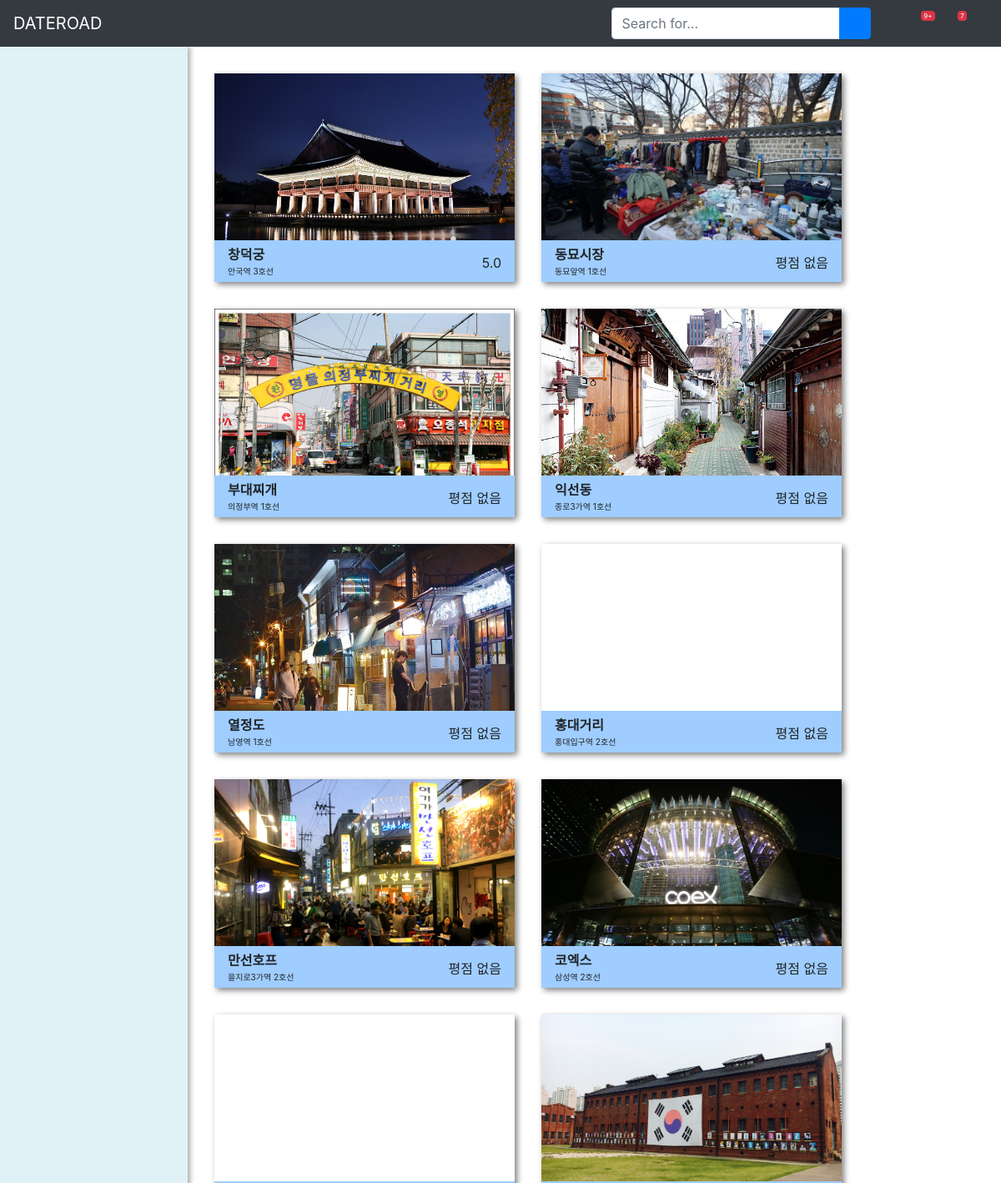
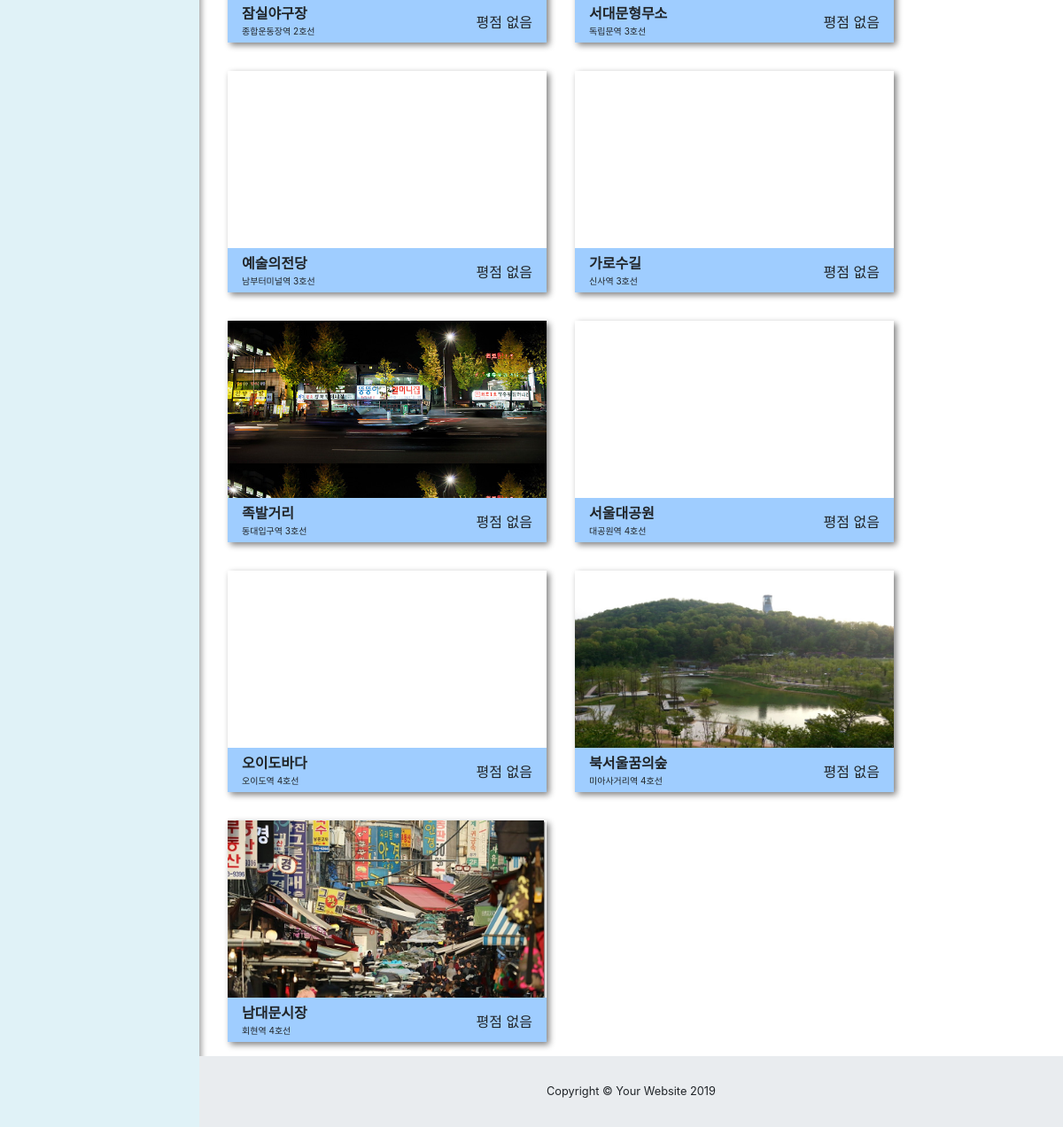
The app's page /dateapp/content (signed in) with its own data (2 pictures, top to bottom).
### dateapp/models.py (models this page shows, shortened)
class Spot(models.Model):
    name = models.CharField(max_length=100)
    description = models.TextField(blank=True, null=True)
    location_x = models.FloatField(blank=True, null=True)
    location_y = models.FloatField(blank=True, null=True)
    near_station = models.ForeignKey('Station', on_delete=models.SET_NULL, null=True, blank=True)
    like = models.IntegerField(default = 0)
    picture = models.ImageField(blank=True, null=True)
    def get_rating(self):
        cnt = self.review_set.count()
        if cnt == 0:
            return "평점 없음"
        else:
            return sum([review.rating for review in self.review_set.all()]) / cnt
    def get_absolute_url(self):
        return reverse('spot-detail', args=[self.id])

class Station(models.Model):
    class Meta:
        ordering = ['fr_code']
    STATION_NUM_CHOICES = [
        ('1', '1호선'),
        ('2', '2호선'),
        ('3', '3호선'),
        ('4', '4호선'),
        ('5', '5호선'),
        ('6', '6호선'),
        ('7', '7호선'),
        ('8', '8호선'),
        ('9', '9호선'),
        ('A', '공항철도'),
        ('B', '분당선'),
        ('E', '전대에버라인'),
        ('G', '경춘선'),
        ('I', '인천1호선'),
        ('I2', '인천2호선'),
        ('K', '경의중앙선'),
        ('KK', '경강선'),
        ('S', '신분당선'),
        ('SU', '수인선'),
        ('T', '테스트'),
        ('U', '의정부경전철'),
        ('UI', '우이신설선')
    ]
    line_num = models.CharField(
        max_length=3,
        choices=STATION_NUM_CHOICES
    )
    station_cd = models.CharField(max_length=4)
    station_nm = models.CharField(max_length=20)
    fr_code = models.CharField(max_length=5)
    transfer_count = models.IntegerField(default=1)
    naver_cd = models.CharField(max_length=10, default='', blank=True)
    head_station = models.CharField(max_length=4)
    tail_station = models.CharField(max_length=4)
    head_time = models.FloatField(null=True)
    tail_time = models.FloatField(null=True)
    tag_count = models.IntegerField(default=0)

class Review(models.Model):
    user = models.ForeignKey('auth.User', on_delete=models.CASCADE)
    spot = models.ForeignKey('Spot', on_delete=models.CASCADE)
    content = models.TextField()
    picture = models.ImageField(blank=True, null=True)
    rating = models.IntegerField(default=5)

### dateapp/views.py (the view)
# urls.py: path('content', views.index, name='index'),
@login_required
def index(request):
    spots = Spot.objects.all()
    return render(request, 'dateapp/index.html', {'spots': spots})

### dateapp/templates/dateapp/index.html (shortened to what this page needs)
{% extends 'dateapp/components/_base.html' %}
{% block content %}
    {% for spot in spots %}
        {% include 'dateapp/components/_spot_card.html' with spot=spot %}
    {% endfor %}
{% endblock %}

### dateapp/templates/dateapp/components/_base.html (shortened to what this page needs)
{% load static %}
<!DOCTYPE html>
<html lang="en">
<head>
    <link href="{% static 'vendor/fontawesome-free/css/all.min.css' %}" rel="stylesheet" type="text/css">
    <link href="{% static 'vendor/datatables/dataTables.bootstrap4.css' %}" rel="stylesheet">
    <link href="{% static 'css/sb-admin.css' %}" rel="stylesheet">
    <link href="{% static 'css/style.css' %}" rel="stylesheet">
    <link rel="stylesheet" href="https://stackpath.bootstrapcdn.com/bootstrap/4.3.1/css/bootstrap.min.css"
>
</head>
<body id="page-top">
{% block navbar %}
    <nav class="navbar navbar-expand navbar-dark bg-dark static-top">
        <a class="navbar-brand mr-1" href="{% url 'welcome' %}">DATEROAD</a>
        <form class="d-none d-md-inline-block form-inline ml-auto mr-0 mr-md-3 my-2 my-md-0">
            <div class="input-group">
                <input type="text" class="form-control" placeholder="Search for..." aria-label="Search"
                       aria-describedby="basic-addon2">
                <div class="input-group-append">
                    <button class="btn btn-primary" type="button">
                        <i class="fas fa-search"></i>
                    </button>
                </div>
            </div>
        </form>
        <ul class="navbar-nav ml-auto ml-md-0">
            <li class="nav-item dropdown no-arrow mx-1">
                <a class="nav-link dropdown-toggle" href="#" id="alertsDropdown" role="button" data-toggle="dropdown"
                   aria-haspopup="true" aria-expanded="false">
                    <i class="fas fa-bell fa-fw"></i>
                    <span class="badge badge-danger">9+</span>
                </a>
            </li>
            <li class="nav-item dropdown no-arrow mx-1">
                <a class="nav-link dropdown-toggle" href="#" id="messagesDropdown" role="button" data-toggle="dropdown"
                   aria-haspopup="true" aria-expanded="false">
                    <i class="fas fa-envelope fa-fw"></i>
                    <span class="badge badge-danger">7</span>
                </a>
            </li>
            <li class="nav-item dropdown no-arrow">
                <a class="nav-link dropdown-toggle" href="#" id="userDropdown" role="button" data-toggle="dropdown"
                   aria-haspopup="true" aria-expanded="false">
                    <i class="fas fa-user-circle fa-fw"></i>
                </a>
            </li>
        </ul>
    </nav>
{% endblock %}
<div id="wrapper">
    {% block sidebar %}
        <ul class="sidebar navbar-nav">
        </ul>
    {% endblock %}
    <div id="content-wrapper">
        {% block content %}
        {% endblock %}
        {% block footer %}
            <footer class="sticky-footer">
                <div class="container my-auto">
                    <div class="copyright text-center my-auto">
                        <span>Copyright © Your Website 2019</span>
                    </div>
                </div>
            </footer>
        {% endblock %}
    </div>
</div>
</body>
</html>

### dateapp/templates/dateapp/components/_spot_card.html
<div class="spot-card" onclick="javascript:window.location.href='{{ spot.get_absolute_url }}'">
    <div class="spot-thumbnail" style="background-image: url('{{ spot.picture.url }}')"></div>
    <div class="spot-overview">
        <table>
            <tr>
                <td>
                    <span class="spot-name">{{ spot.name }}</span><br>
                    <span class="spot-ns">{{ spot.near_station.station_nm }}역 {{ spot.near_station.line_num }}호선</span>
                </td>
                <td class="spot-rating">{{ spot.get_rating }}</td>
            </tr>
        </table>
    </div>
</div>

### dateapp/static/css/style.css (style rules this page uses)
.spot-card { width: 360px; margin: 1rem; float: left; box-shadow: grey 3px 3px 7px; cursor: pointer; }
.spot-thumbnail { width: 100%; height: 200px; background-size: 100% auto; }
.spot-overview { width: 100%; height: 50px; background: #9fcdff; }
.spot-overview > table { width: 100%; }
.spot-overview > table td { padding: 0.5rem 1rem; line-height: 18px; }
td.spot-rating { text-align: right; }
span.spot-name { font-size: 16px; font-weight: bold; margin-bottom: 2px; }
span.spot-ns { font-size: 10px; }

### records on screen
Spot: picture (picture), name "창덕궁", near_station.station_nm "안국", near_station.line_num "3", get_rating "5.0"
Spot: picture (picture), name "동묘시장", near_station.station_nm "동묘앞", near_station.line_num "1", get_rating "평점 없음"
Spot: picture (picture), name "부대찌개", near_station.station_nm "의정부", near_station.line_num "1", get_rating "평점 없음"
Spot: picture (picture), name "익선동", near_station.station_nm "종로3가", near_station.line_num "1", get_rating "평점 없음"
Spot: picture (picture), name "열정도", near_station.station_nm "남영", near_station.line_num "1", get_rating "평점 없음"
Spot: name "홍대거리", near_station.station_nm "홍대입구", near_station.line_num "2", get_rating "평점 없음"
Spot: picture (picture), name "만선호프", near_station.station_nm "을지로3가", near_station.line_num "2", get_rating "평점 없음"
Spot: picture (picture), name "코엑스", near_station.station_nm "삼성", near_station.line_num "2", get_rating "평점 없음"
Spot: name "잠실야구장", near_station.station_nm "종합운동장", near_station.line_num "2", get_rating "평점 없음"
Spot: picture (picture), name "서대문형무소", near_station.station_nm "독립문", near_station.line_num "3", get_rating "평점 없음"
Spot: name "예술의전당", near_station.station_nm "남부터미널", near_station.line_num "3", get_rating "평점 없음"
Spot: name "가로수길", near_station.station_nm "신사", near_station.line_num "3", get_rating "평점 없음"
Spot: picture (picture), name "족발거리", near_station.station_nm "동대입구", near_station.line_num "3", get_rating "평점 없음"
Spot: name "서울대공원", near_station.station_nm "대공원", near_station.line_num "4", get_rating "평점 없음"
Spot: name "오이도바다", near_station.station_nm "오이도", near_station.line_num "4", get_rating "평점 없음"
Spot: picture (picture), name "북서울꿈의숲", near_station.station_nm "미아사거리", near_station.line_num "4", get_rating "평점 없음"
Spot: picture (picture), name "남대문시장", near_station.station_nm "회현", near_station.line_num "4", get_rating "평점 없음"
